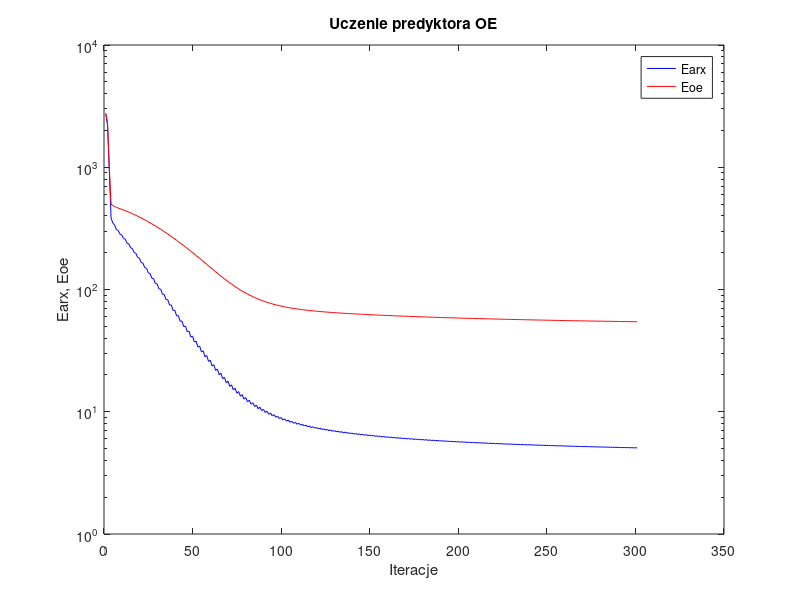
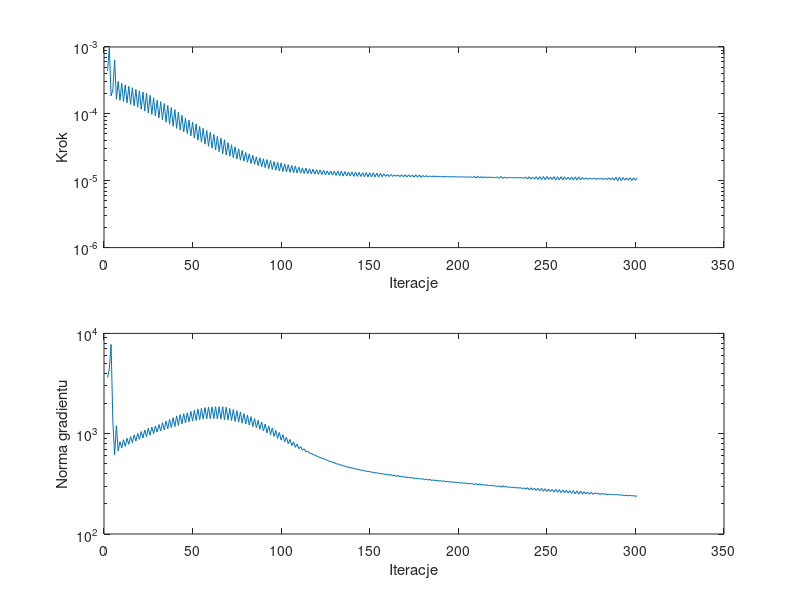

Recreate these plots in MATLAB, in order.
%uczenie predyktora oe
clear all;
n=0; farx(n+1)=2.706940e+003; foe(n+1)=2.785324e+003; wspucz(n+1)=0.000000e+000; ng(n+1)=0.000000e+000;
n=1; farx(n+1)=2.219504e+003; foe(n+1)=2.298324e+003; krok(n+1)=4.357003e-004; ng(n+1)=3.637486e+003;
n=2; farx(n+1)=9.375386e+002; foe(n+1)=9.914511e+002; krok(n+1)=9.854180e-004; ng(n+1)=4.410361e+003;
n=3; farx(n+1)=3.830087e+002; foe(n+1)=4.983616e+002; krok(n+1)=1.858107e-004; ng(n+1)=7.774522e+003;
n=4; farx(n+1)=3.500504e+002; foe(n+1)=4.859833e+002; krok(n+1)=2.288097e-004; ng(n+1)=1.311594e+003;
n=5; farx(n+1)=3.362148e+002; foe(n+1)=4.776387e+002; krok(n+1)=6.423816e-004; ng(n+1)=6.187097e+002;
n=6; farx(n+1)=3.084529e+002; foe(n+1)=4.694401e+002; krok(n+1)=1.654388e-004; ng(n+1)=1.204221e+003;
n=7; farx(n+1)=3.040571e+002; foe(n+1)=4.640887e+002; krok(n+1)=3.052463e-004; ng(n+1)=6.748132e+002;
n=8; farx(n+1)=2.839118e+002; foe(n+1)=4.584984e+002; krok(n+1)=1.592395e-004; ng(n+1)=8.340703e+002;
n=9; farx(n+1)=2.804252e+002; foe(n+1)=4.529882e+002; krok(n+1)=2.852289e-004; ng(n+1)=7.186786e+002;
n=10; farx(n+1)=2.611634e+002; foe(n+1)=4.471995e+002; krok(n+1)=1.526232e-004; ng(n+1)=8.709210e+002;
n=11; farx(n+1)=2.578449e+002; foe(n+1)=4.414455e+002; krok(n+1)=2.720095e-004; ng(n+1)=7.484794e+002;
n=12; farx(n+1)=2.395800e+002; foe(n+1)=4.354444e+002; krok(n+1)=1.460087e-004; ng(n+1)=9.015754e+002;
n=13; farx(n+1)=2.365921e+002; foe(n+1)=4.295000e+002; krok(n+1)=2.578918e-004; ng(n+1)=7.825796e+002;
n=14; farx(n+1)=2.193450e+002; foe(n+1)=4.232925e+002; krok(n+1)=1.387513e-004; ng(n+1)=9.371248e+002;
n=15; farx(n+1)=2.165934e+002; foe(n+1)=4.171435e+002; krok(n+1)=2.456358e-004; ng(n+1)=8.134727e+002;
n=16; farx(n+1)=2.003569e+002; foe(n+1)=4.107584e+002; krok(n+1)=1.316664e-004; ng(n+1)=9.732451e+002;
n=17; farx(n+1)=1.978747e+002; foe(n+1)=4.044379e+002; krok(n+1)=2.326282e-004; ng(n+1)=8.447841e+002;
n=18; farx(n+1)=1.826328e+002; foe(n+1)=3.979234e+002; krok(n+1)=1.251495e-004; ng(n+1)=1.006251e+003;
n=19; farx(n+1)=1.804973e+002; foe(n+1)=3.914892e+002; krok(n+1)=2.215284e-004; ng(n+1)=8.791035e+002;
n=20; farx(n+1)=1.662096e+002; foe(n+1)=3.848081e+002; krok(n+1)=1.172640e-004; ng(n+1)=1.049948e+003;
n=21; farx(n+1)=1.642441e+002; foe(n+1)=3.782131e+002; krok(n+1)=2.119010e-004; ng(n+1)=9.067250e+002;
n=22; farx(n+1)=1.509444e+002; foe(n+1)=3.714357e+002; krok(n+1)=1.098766e-004; ng(n+1)=1.088890e+003;
n=23; farx(n+1)=1.491492e+002; foe(n+1)=3.646980e+002; krok(n+1)=2.039564e-004; ng(n+1)=9.334923e+002;
n=24; farx(n+1)=1.366677e+002; foe(n+1)=3.578102e+002; krok(n+1)=1.032284e-004; ng(n+1)=1.134636e+003;
n=25; farx(n+1)=1.352400e+002; foe(n+1)=3.510757e+002; krok(n+1)=1.891762e-004; ng(n+1)=9.673186e+002;
n=26; farx(n+1)=1.236544e+002; foe(n+1)=3.442223e+002; krok(n+1)=9.776439e-005; ng(n+1)=1.163632e+003;
n=27; farx(n+1)=1.225855e+002; foe(n+1)=3.375371e+002; krok(n+1)=1.736749e-004; ng(n+1)=1.001442e+003;
n=28; farx(n+1)=1.118683e+002; foe(n+1)=3.307806e+002; krok(n+1)=9.290537e-005; ng(n+1)=1.191830e+003;
n=29; farx(n+1)=1.111532e+002; foe(n+1)=3.241828e+002; krok(n+1)=1.602589e-004; ng(n+1)=1.036834e+003;
n=30; farx(n+1)=1.012812e+002; foe(n+1)=3.174884e+002; krok(n+1)=8.683747e-005; ng(n+1)=1.234724e+003;
n=31; farx(n+1)=1.007112e+002; foe(n+1)=3.108695e+002; krok(n+1)=1.526232e-004; ng(n+1)=1.062856e+003;
n=32; farx(n+1)=9.153515e+001; foe(n+1)=3.041842e+002; krok(n+1)=8.083878e-005; ng(n+1)=1.288309e+003;
n=33; farx(n+1)=9.116622e+001; foe(n+1)=2.976161e+002; krok(n+1)=1.429723e-004; ng(n+1)=1.092507e+003;
n=34; farx(n+1)=8.268397e+001; foe(n+1)=2.909931e+002; krok(n+1)=7.528795e-005; ng(n+1)=1.337162e+003;
n=35; farx(n+1)=8.248672e+001; foe(n+1)=2.844844e+002; krok(n+1)=1.340573e-004; ng(n+1)=1.121037e+003;
n=36; farx(n+1)=7.464336e+001; foe(n+1)=2.779323e+002; krok(n+1)=7.002552e-005; ng(n+1)=1.390032e+003;
n=37; farx(n+1)=7.460553e+001; foe(n+1)=2.715123e+002; krok(n+1)=1.245462e-004; ng(n+1)=1.149770e+003;
n=38; farx(n+1)=6.738555e+001; foe(n+1)=2.650794e+002; krok(n+1)=6.524052e-005; ng(n+1)=1.444494e+003;
n=39; farx(n+1)=6.749492e+001; foe(n+1)=2.587663e+002; krok(n+1)=1.161197e-004; ng(n+1)=1.179061e+003;
n=40; farx(n+1)=6.082821e+001; foe(n+1)=2.524359e+002; krok(n+1)=6.060680e-005; ng(n+1)=1.506039e+003;
n=41; farx(n+1)=6.106052e+001; foe(n+1)=2.462578e+002; krok(n+1)=1.067624e-004; ng(n+1)=1.209969e+003;
n=42; farx(n+1)=5.489937e+001; foe(n+1)=2.401068e+002; krok(n+1)=5.720244e-005; ng(n+1)=1.552183e+003;
n=43; farx(n+1)=5.532418e+001; foe(n+1)=2.341881e+002; krok(n+1)=9.531131e-005; ng(n+1)=1.248691e+003;
n=44; farx(n+1)=4.970397e+001; foe(n+1)=2.282688e+002; krok(n+1)=5.378705e-005; ng(n+1)=1.583759e+003;
n=45; farx(n+1)=5.019994e+001; foe(n+1)=2.225214e+002; krok(n+1)=8.683747e-005; ng(n+1)=1.279192e+003;
n=46; farx(n+1)=4.506689e+001; foe(n+1)=2.168286e+002; krok(n+1)=5.059212e-005; ng(n+1)=1.614710e+003;
n=47; farx(n+1)=4.564773e+001; foe(n+1)=2.112696e+002; krok(n+1)=8.074766e-005; ng(n+1)=1.311802e+003;
n=48; farx(n+1)=4.092424e+001; foe(n+1)=2.057195e+002; krok(n+1)=4.673612e-005; ng(n+1)=1.672847e+003;
n=49; farx(n+1)=4.151790e+001; foe(n+1)=2.003157e+002; krok(n+1)=7.514290e-005; ng(n+1)=1.336128e+003;
n=50; farx(n+1)=3.720639e+001; foe(n+1)=1.949691e+002; krok(n+1)=4.341873e-005; ng(n+1)=1.713073e+003;
n=51; farx(n+1)=3.781429e+001; foe(n+1)=1.897351e+002; krok(n+1)=7.070744e-005; ng(n+1)=1.356567e+003;
n=52; farx(n+1)=3.383776e+001; foe(n+1)=1.845650e+002; krok(n+1)=4.037383e-005; ng(n+1)=1.764055e+003;
n=53; farx(n+1)=3.447111e+001; foe(n+1)=1.795667e+002; krok(n+1)=6.490171e-005; ng(n+1)=1.381324e+003;
n=54; farx(n+1)=3.085466e+001; foe(n+1)=1.746470e+002; krok(n+1)=3.773938e-005; ng(n+1)=1.788197e+003;
n=55; farx(n+1)=3.149014e+001; foe(n+1)=1.698652e+002; krok(n+1)=6.069150e-005; ng(n+1)=1.396006e+003;
n=56; farx(n+1)=2.817818e+001; foe(n+1)=1.651703e+002; krok(n+1)=3.519674e-005; ng(n+1)=1.820941e+003;
n=57; farx(n+1)=2.881864e+001; foe(n+1)=1.606337e+002; krok(n+1)=5.658127e-005; ng(n+1)=1.408728e+003;
n=58; farx(n+1)=2.580199e+001; foe(n+1)=1.561781e+002; krok(n+1)=3.273007e-005; ng(n+1)=1.846434e+003;
n=59; farx(n+1)=2.641483e+001; foe(n+1)=1.518689e+002; krok(n+1)=5.294446e-005; ng(n+1)=1.410155e+003;
n=60; farx(n+1)=2.366790e+001; foe(n+1)=1.476833e+002; krok(n+1)=3.076914e-005; ng(n+1)=1.855828e+003;
n=61; farx(n+1)=2.427698e+001; foe(n+1)=1.436487e+002; krok(n+1)=4.924301e-005; ng(n+1)=1.414168e+003;
n=62; farx(n+1)=2.178464e+001; foe(n+1)=1.397286e+002; krok(n+1)=2.877521e-005; ng(n+1)=1.862324e+003;
n=63; farx(n+1)=2.236431e+001; foe(n+1)=1.359443e+002; krok(n+1)=4.621295e-005; ng(n+1)=1.405731e+003;
n=64; farx(n+1)=2.009728e+001; foe(n+1)=1.322995e+002; krok(n+1)=2.714975e-005; ng(n+1)=1.858178e+003;
n=65; farx(n+1)=2.067207e+001; foe(n+1)=1.288014e+002; krok(n+1)=4.334515e-005; ng(n+1)=1.399659e+003;
n=66; farx(n+1)=1.861715e+001; foe(n+1)=1.254091e+002; krok(n+1)=2.529606e-005; ng(n+1)=1.859262e+003;
n=67; farx(n+1)=1.914785e+001; foe(n+1)=1.221528e+002; krok(n+1)=4.095955e-005; ng(n+1)=1.376159e+003;
n=68; farx(n+1)=1.727198e+001; foe(n+1)=1.190405e+002; krok(n+1)=2.418894e-005; ng(n+1)=1.836690e+003;
n=69; farx(n+1)=1.779529e+001; foe(n+1)=1.161003e+002; krok(n+1)=3.705547e-005; ng(n+1)=1.370635e+003;
n=70; farx(n+1)=1.611129e+001; foe(n+1)=1.132879e+002; krok(n+1)=2.322634e-005; ng(n+1)=1.785122e+003;
n=71; farx(n+1)=1.661091e+001; foe(n+1)=1.106146e+002; krok(n+1)=3.444097e-005; ng(n+1)=1.350256e+003;
n=72; farx(n+1)=1.508950e+001; foe(n+1)=1.080635e+002; krok(n+1)=2.219138e-005; ng(n+1)=1.743560e+003;
n=73; farx(n+1)=1.556332e+001; foe(n+1)=1.056415e+002; krok(n+1)=3.217628e-005; ng(n+1)=1.324464e+003;
n=74; farx(n+1)=1.418811e+001; foe(n+1)=1.033348e+002; krok(n+1)=2.122479e-005; ng(n+1)=1.698700e+003;
n=75; farx(n+1)=1.463376e+001; foe(n+1)=1.011493e+002; krok(n+1)=3.008156e-005; ng(n+1)=1.303035e+003;
n=76; farx(n+1)=1.339581e+001; foe(n+1)=9.907437e+001; krok(n+1)=2.031935e-005; ng(n+1)=1.646048e+003;
n=77; farx(n+1)=1.380937e+001; foe(n+1)=9.710471e+001; krok(n+1)=2.832743e-005; ng(n+1)=1.274096e+003;
n=78; farx(n+1)=1.268821e+001; foe(n+1)=9.524412e+001; krok(n+1)=1.961815e-005; ng(n+1)=1.590111e+003;
n=79; farx(n+1)=1.307893e+001; foe(n+1)=9.348498e+001; krok(n+1)=2.647223e-005; ng(n+1)=1.251040e+003;
n=80; farx(n+1)=1.206720e+001; foe(n+1)=9.182191e+001; krok(n+1)=1.892913e-005; ng(n+1)=1.529983e+003;
n=81; farx(n+1)=1.243459e+001; foe(n+1)=9.024947e+001; krok(n+1)=2.518354e-005; ng(n+1)=1.219988e+003;
n=82; farx(n+1)=1.152015e+001; foe(n+1)=8.875938e+001; krok(n+1)=1.808278e-005; ng(n+1)=1.479503e+003;
n=83; farx(n+1)=1.185490e+001; foe(n+1)=8.735198e+001; krok(n+1)=2.394830e-005; ng(n+1)=1.180460e+003;
n=84; farx(n+1)=1.102674e+001; foe(n+1)=8.602734e+001; krok(n+1)=1.760998e-005; ng(n+1)=1.413902e+003;
n=85; farx(n+1)=1.134355e+001; foe(n+1)=8.477838e+001; krok(n+1)=2.277170e-005; ng(n+1)=1.150200e+003;
n=86; farx(n+1)=1.059505e+001; foe(n+1)=8.359677e+001; krok(n+1)=1.689172e-005; ng(n+1)=1.359192e+003;
n=87; farx(n+1)=1.088636e+001; foe(n+1)=8.248210e+001; krok(n+1)=2.206044e-005; ng(n+1)=1.106356e+003;
n=88; farx(n+1)=1.020777e+001; foe(n+1)=8.142861e+001; krok(n+1)=1.622915e-005; ng(n+1)=1.305829e+003;
n=89; farx(n+1)=1.047520e+001; foe(n+1)=8.043580e+001; krok(n+1)=2.132008e-005; ng(n+1)=1.063020e+003;
n=90; farx(n+1)=9.860256e+000; foe(n+1)=7.949914e+001; krok(n+1)=1.568168e-005; ng(n+1)=1.248125e+003;
n=91; farx(n+1)=1.010747e+001; foe(n+1)=7.861592e+001; krok(n+1)=2.071564e-005; ng(n+1)=1.020299e+003;
n=92; farx(n+1)=9.547219e+000; foe(n+1)=7.778175e+001; krok(n+1)=1.516275e-005; ng(n+1)=1.194878e+003;
n=93; farx(n+1)=9.775861e+000; foe(n+1)=7.699696e+001; krok(n+1)=2.006817e-005; ng(n+1)=9.791668e+002;
n=94; farx(n+1)=9.264729e+000; foe(n+1)=7.625522e+001; krok(n+1)=1.476011e-005; ng(n+1)=1.138850e+003;
n=95; farx(n+1)=9.476342e+000; foe(n+1)=7.555848e+001; krok(n+1)=1.933505e-005; ng(n+1)=9.407910e+002;
n=96; farx(n+1)=9.012552e+000; foe(n+1)=7.489995e+001; krok(n+1)=1.438760e-005; ng(n+1)=1.079507e+003;
n=97; farx(n+1)=9.208188e+000; foe(n+1)=7.427857e+001; krok(n+1)=1.895466e-005; ng(n+1)=8.992152e+002;
n=98; farx(n+1)=8.782781e+000; foe(n+1)=7.369053e+001; krok(n+1)=1.400116e-005; ng(n+1)=1.030184e+003;
n=99; farx(n+1)=8.964241e+000; foe(n+1)=7.313675e+001; krok(n+1)=1.843594e-005; ng(n+1)=8.616973e+002;
n=100; farx(n+1)=8.574060e+000; foe(n+1)=7.261219e+001; krok(n+1)=1.372904e-005; ng(n+1)=9.776191e+002;
n=101; farx(n+1)=8.742814e+000; foe(n+1)=7.211801e+001; krok(n+1)=1.788662e-005; ng(n+1)=8.266762e+002;
n=102; farx(n+1)=8.384496e+000; foe(n+1)=7.164947e+001; krok(n+1)=1.351677e-005; ng(n+1)=9.253494e+002;
n=103; farx(n+1)=8.541875e+000; foe(n+1)=7.120724e+001; krok(n+1)=1.738167e-005; ng(n+1)=7.932311e+002;
n=104; farx(n+1)=8.211425e+000; foe(n+1)=7.078740e+001; krok(n+1)=1.334881e-005; ng(n+1)=8.758799e+002;
n=105; farx(n+1)=8.359057e+000; foe(n+1)=7.039066e+001; krok(n+1)=1.689172e-005; ng(n+1)=7.624092e+002;
n=106; farx(n+1)=8.054457e+000; foe(n+1)=7.001309e+001; krok(n+1)=1.315377e-005; ng(n+1)=8.293066e+002;
n=107; farx(n+1)=8.193021e+000; foe(n+1)=6.965502e+001; krok(n+1)=1.663384e-005; ng(n+1)=7.313138e+002;
n=108; farx(n+1)=7.907841e+000; foe(n+1)=6.931324e+001; krok(n+1)=1.302585e-005; ng(n+1)=7.902539e+002;
n=109; farx(n+1)=8.038844e+000; foe(n+1)=6.899034e+001; krok(n+1)=1.597838e-005; ng(n+1)=7.089939e+002;
n=110; farx(n+1)=7.774436e+000; foe(n+1)=6.868152e+001; krok(n+1)=1.302585e-005; ng(n+1)=7.434062e+002;
n=111; farx(n+1)=7.898793e+000; foe(n+1)=6.838833e+001; krok(n+1)=1.558957e-005; ng(n+1)=6.860307e+002;
n=112; farx(n+1)=7.653350e+000; foe(n+1)=6.810694e+001; krok(n+1)=1.283755e-005; ng(n+1)=7.059111e+002;
n=113; farx(n+1)=7.769614e+000; foe(n+1)=6.783854e+001; krok(n+1)=1.539716e-005; ng(n+1)=6.592923e+002;
n=114; farx(n+1)=7.539504e+000; foe(n+1)=6.758096e+001; krok(n+1)=1.274425e-005; ng(n+1)=6.713981e+002;
n=115; farx(n+1)=7.649986e+000; foe(n+1)=6.733489e+001; krok(n+1)=1.507081e-005; ng(n+1)=6.381986e+002;
n=116; farx(n+1)=7.434110e+000; foe(n+1)=6.709815e+001; krok(n+1)=1.266631e-005; ng(n+1)=6.382419e+002;
n=117; farx(n+1)=7.539468e+000; foe(n+1)=6.687136e+001; krok(n+1)=1.484241e-005; ng(n+1)=6.176892e+002;
n=118; farx(n+1)=7.336028e+000; foe(n+1)=6.665252e+001; krok(n+1)=1.255575e-005; ng(n+1)=6.120649e+002;
n=119; farx(n+1)=7.436425e+000; foe(n+1)=6.644249e+001; krok(n+1)=1.461294e-005; ng(n+1)=5.981745e+002;
n=120; farx(n+1)=7.244637e+000; foe(n+1)=6.623940e+001; krok(n+1)=1.246120e-005; ng(n+1)=5.887287e+002;
n=121; farx(n+1)=7.340656e+000; foe(n+1)=6.604391e+001; krok(n+1)=1.447119e-005; ng(n+1)=5.792770e+002;
n=122; farx(n+1)=7.158088e+000; foe(n+1)=6.585443e+001; krok(n+1)=1.240203e-005; ng(n+1)=5.685443e+002;
n=123; farx(n+1)=7.251416e+000; foe(n+1)=6.567199e+001; krok(n+1)=1.430061e-005; ng(n+1)=5.642631e+002;
n=124; farx(n+1)=7.078166e+000; foe(n+1)=6.549426e+001; krok(n+1)=1.222055e-005; ng(n+1)=5.511750e+002;
n=125; farx(n+1)=7.166088e+000; foe(n+1)=6.532281e+001; krok(n+1)=1.404624e-005; ng(n+1)=5.462503e+002;
n=126; farx(n+1)=7.002006e+000; foe(n+1)=6.515618e+001; krok(n+1)=1.229246e-005; ng(n+1)=5.285095e+002;
n=127; farx(n+1)=7.087660e+000; foe(n+1)=6.499471e+001; krok(n+1)=1.395478e-005; ng(n+1)=5.324411e+002;
n=128; farx(n+1)=6.931191e+000; foe(n+1)=6.483713e+001; krok(n+1)=1.209645e-005; ng(n+1)=5.145787e+002;
n=129; farx(n+1)=7.013139e+000; foe(n+1)=6.468416e+001; krok(n+1)=1.390431e-005; ng(n+1)=5.162300e+002;
n=130; farx(n+1)=6.864101e+000; foe(n+1)=6.453482e+001; krok(n+1)=1.197415e-005; ng(n+1)=4.994161e+002;
n=131; farx(n+1)=6.943233e+000; foe(n+1)=6.438939e+001; krok(n+1)=1.393983e-005; ng(n+1)=5.012556e+002;
n=132; farx(n+1)=6.799681e+000; foe(n+1)=6.424714e+001; krok(n+1)=1.186082e-005; ng(n+1)=4.876760e+002;
n=133; farx(n+1)=6.876771e+000; foe(n+1)=6.410870e+001; krok(n+1)=1.384553e-005; ng(n+1)=4.897286e+002;
n=134; farx(n+1)=6.739326e+000; foe(n+1)=6.397291e+001; krok(n+1)=1.171829e-005; ng(n+1)=4.760518e+002;
n=135; farx(n+1)=6.813011e+000; foe(n+1)=6.384044e+001; krok(n+1)=1.373458e-005; ng(n+1)=4.763287e+002;
n=136; farx(n+1)=6.680630e+000; foe(n+1)=6.371078e+001; krok(n+1)=1.178746e-005; ng(n+1)=4.633267e+002;
n=137; farx(n+1)=6.753089e+000; foe(n+1)=6.358412e+001; krok(n+1)=1.355752e-005; ng(n+1)=4.683227e+002;
n=138; farx(n+1)=6.625589e+000; foe(n+1)=6.345974e+001; krok(n+1)=1.171829e-005; ng(n+1)=4.538961e+002;
n=139; farx(n+1)=6.696225e+000; foe(n+1)=6.333807e+001; krok(n+1)=1.351677e-005; ng(n+1)=4.582438e+002;
n=140; farx(n+1)=6.573233e+000; foe(n+1)=6.321839e+001; krok(n+1)=1.161523e-005; ng(n+1)=4.466367e+002;
n=141; farx(n+1)=6.641784e+000; foe(n+1)=6.310120e+001; krok(n+1)=1.346311e-005; ng(n+1)=4.481689e+002;
n=142; farx(n+1)=6.522535e+000; foe(n+1)=6.298590e+001; krok(n+1)=1.161317e-005; ng(n+1)=4.390288e+002;
n=143; farx(n+1)=6.589841e+000; foe(n+1)=6.287300e+001; krok(n+1)=1.331856e-005; ng(n+1)=4.414162e+002;
n=144; farx(n+1)=6.474520e+000; foe(n+1)=6.276172e+001; krok(n+1)=1.157184e-005; ng(n+1)=4.317899e+002;
n=145; farx(n+1)=6.540147e+000; foe(n+1)=6.265262e+001; krok(n+1)=1.322977e-005; ng(n+1)=4.335095e+002;
n=146; farx(n+1)=6.428798e+000; foe(n+1)=6.254504e+001; krok(n+1)=1.151293e-005; ng(n+1)=4.247736e+002;
n=147; farx(n+1)=6.492892e+000; foe(n+1)=6.243936e+001; krok(n+1)=1.324381e-005; ng(n+1)=4.253852e+002;
n=148; farx(n+1)=6.384615e+000; foe(n+1)=6.233507e+001; krok(n+1)=1.144248e-005; ng(n+1)=4.193552e+002;
n=149; farx(n+1)=6.447388e+000; foe(n+1)=6.223266e+001; krok(n+1)=1.317649e-005; ng(n+1)=4.190800e+002;
n=150; farx(n+1)=6.342554e+000; foe(n+1)=6.213151e+001; krok(n+1)=1.136531e-005; ng(n+1)=4.134786e+002;
n=151; farx(n+1)=6.403650e+000; foe(n+1)=6.203202e+001; krok(n+1)=1.315377e-005; ng(n+1)=4.118703e+002;
n=152; farx(n+1)=6.301357e+000; foe(n+1)=6.193381e+001; krok(n+1)=1.138585e-005; ng(n+1)=4.077082e+002;
n=153; farx(n+1)=6.361713e+000; foe(n+1)=6.183729e+001; krok(n+1)=1.302585e-005; ng(n+1)=4.077494e+002;
n=154; farx(n+1)=6.262514e+000; foe(n+1)=6.174181e+001; krok(n+1)=1.131276e-005; ng(n+1)=4.024442e+002;
n=155; farx(n+1)=6.320828e+000; foe(n+1)=6.164786e+001; krok(n+1)=1.290553e-005; ng(n+1)=4.011327e+002;
n=156; farx(n+1)=6.223864e+000; foe(n+1)=6.155514e+001; krok(n+1)=1.148266e-005; ng(n+1)=3.952923e+002;
n=157; farx(n+1)=6.281588e+000; foe(n+1)=6.146392e+001; krok(n+1)=1.259797e-005; ng(n+1)=3.995777e+002;
n=158; farx(n+1)=6.187036e+000; foe(n+1)=6.137374e+001; krok(n+1)=1.161317e-005; ng(n+1)=3.886156e+002;
n=159; farx(n+1)=6.244286e+000; foe(n+1)=6.128496e+001; krok(n+1)=1.245057e-005; ng(n+1)=3.969375e+002;
n=160; farx(n+1)=6.152384e+000; foe(n+1)=6.119707e+001; krok(n+1)=1.155377e-005; ng(n+1)=3.841947e+002;
n=161; farx(n+1)=6.208173e+000; foe(n+1)=6.111046e+001; krok(n+1)=1.240823e-005; ng(n+1)=3.912339e+002;
n=162; farx(n+1)=6.118215e+000; foe(n+1)=6.102476e+001; krok(n+1)=1.161317e-005; ng(n+1)=3.794204e+002;
n=163; farx(n+1)=6.173135e+000; foe(n+1)=6.094032e+001; krok(n+1)=1.221743e-005; ng(n+1)=3.885065e+002;
n=164; farx(n+1)=6.085637e+000; foe(n+1)=6.085672e+001; krok(n+1)=1.165597e-005; ng(n+1)=3.739854e+002;
n=165; farx(n+1)=6.139881e+000; foe(n+1)=6.077428e+001; krok(n+1)=1.222055e-005; ng(n+1)=3.843194e+002;
n=166; farx(n+1)=6.054683e+000; foe(n+1)=6.069260e+001; krok(n+1)=1.150792e-005; ng(n+1)=3.712399e+002;
n=167; farx(n+1)=6.107528e+000; foe(n+1)=6.061201e+001; krok(n+1)=1.227270e-005; ng(n+1)=3.780930e+002;
n=168; farx(n+1)=6.024477e+000; foe(n+1)=6.053218e+001; krok(n+1)=1.143043e-005; ng(n+1)=3.678336e+002;
n=169; farx(n+1)=6.076229e+000; foe(n+1)=6.045339e+001; krok(n+1)=1.229246e-005; ng(n+1)=3.730031e+002;
n=170; farx(n+1)=5.994983e+000; foe(n+1)=6.037534e+001; krok(n+1)=1.138543e-005; ng(n+1)=3.646111e+002;
n=171; farx(n+1)=6.045844e+000; foe(n+1)=6.029830e+001; krok(n+1)=1.225575e-005; ng(n+1)=3.690453e+002;
n=172; farx(n+1)=5.966212e+000; foe(n+1)=6.022198e+001; krok(n+1)=1.138585e-005; ng(n+1)=3.611557e+002;
n=173; farx(n+1)=6.016309e+000; foe(n+1)=6.014666e+001; krok(n+1)=1.216245e-005; ng(n+1)=3.660464e+002;
n=174; farx(n+1)=5.938871e+000; foe(n+1)=6.007201e+001; krok(n+1)=1.132635e-005; ng(n+1)=3.574301e+002;
n=175; farx(n+1)=5.987890e+000; foe(n+1)=5.999826e+001; krok(n+1)=1.221743e-005; ng(n+1)=3.608798e+002;
n=176; farx(n+1)=5.912018e+000; foe(n+1)=5.992518e+001; krok(n+1)=1.127096e-005; ng(n+1)=3.551871e+002;
n=177; farx(n+1)=5.960333e+000; foe(n+1)=5.985300e+001; krok(n+1)=1.222055e-005; ng(n+1)=3.572020e+002;
n=178; farx(n+1)=5.885620e+000; foe(n+1)=5.978142e+001; krok(n+1)=1.126542e-005; ng(n+1)=3.531008e+002;
n=179; farx(n+1)=5.932817e+000; foe(n+1)=5.971080e+001; krok(n+1)=1.197415e-005; ng(n+1)=3.550815e+002;
n=180; farx(n+1)=5.860030e+000; foe(n+1)=5.964083e+001; krok(n+1)=1.142512e-005; ng(n+1)=3.471573e+002;
n=181; farx(n+1)=5.906855e+000; foe(n+1)=5.957169e+001; krok(n+1)=1.191391e-005; ng(n+1)=3.529991e+002;
n=182; farx(n+1)=5.835418e+000; foe(n+1)=5.950314e+001; krok(n+1)=1.138585e-005; ng(n+1)=3.450228e+002;
n=183; farx(n+1)=5.881326e+000; foe(n+1)=5.943542e+001; krok(n+1)=1.182351e-005; ng(n+1)=3.499196e+002;
n=184; farx(n+1)=5.811601e+000; foe(n+1)=5.936827e+001; krok(n+1)=1.139931e-005; ng(n+1)=3.413825e+002;
n=185; farx(n+1)=5.856754e+000; foe(n+1)=5.930191e+001; krok(n+1)=1.181238e-005; ng(n+1)=3.464753e+002;
n=186; farx(n+1)=5.788286e+000; foe(n+1)=5.923611e+001; krok(n+1)=1.138437e-005; ng(n+1)=3.393699e+002;
n=187; farx(n+1)=5.832642e+000; foe(n+1)=5.917107e+001; krok(n+1)=1.171829e-005; ng(n+1)=3.438191e+002;
n=188; farx(n+1)=5.765491e+000; foe(n+1)=5.910658e+001; krok(n+1)=1.144248e-005; ng(n+1)=3.361527e+002;
n=189; farx(n+1)=5.809389e+000; foe(n+1)=5.904283e+001; krok(n+1)=1.165470e-005; ng(n+1)=3.417820e+002;
n=190; farx(n+1)=5.743529e+000; foe(n+1)=5.897960e+001; krok(n+1)=1.141354e-005; ng(n+1)=3.341195e+002;
n=191; farx(n+1)=5.786679e+000; foe(n+1)=5.891709e+001; krok(n+1)=1.161317e-005; ng(n+1)=3.387860e+002;
n=192; farx(n+1)=5.722359e+000; foe(n+1)=5.885509e+001; krok(n+1)=1.136531e-005; ng(n+1)=3.316630e+002;
n=193; farx(n+1)=5.764574e+000; foe(n+1)=5.879377e+001; krok(n+1)=1.161523e-005; ng(n+1)=3.348579e+002;
n=194; farx(n+1)=5.701364e+000; foe(n+1)=5.873296e+001; krok(n+1)=1.138437e-005; ng(n+1)=3.292884e+002;
n=195; farx(n+1)=5.742922e+000; foe(n+1)=5.867282e+001; krok(n+1)=1.151293e-005; ng(n+1)=3.327862e+002;
n=196; farx(n+1)=5.680875e+000; foe(n+1)=5.861316e+001; krok(n+1)=1.144248e-005; ng(n+1)=3.262198e+002;
n=197; farx(n+1)=5.721963e+000; foe(n+1)=5.855416e+001; krok(n+1)=1.144248e-005; ng(n+1)=3.309353e+002;
n=198; farx(n+1)=5.661121e+000; foe(n+1)=5.849562e+001; krok(n+1)=1.142338e-005; ng(n+1)=3.240041e+002;
n=199; farx(n+1)=5.701426e+000; foe(n+1)=5.843773e+001; krok(n+1)=1.138543e-005; ng(n+1)=3.280898e+002;
n=200; farx(n+1)=5.641876e+000; foe(n+1)=5.838028e+001; krok(n+1)=1.143043e-005; ng(n+1)=3.211715e+002;
n=201; farx(n+1)=5.681695e+000; foe(n+1)=5.832345e+001; krok(n+1)=1.141354e-005; ng(n+1)=3.252173e+002;
n=202; farx(n+1)=5.622960e+000; foe(n+1)=5.826706e+001; krok(n+1)=1.138585e-005; ng(n+1)=3.201466e+002;
n=203; farx(n+1)=5.662089e+000; foe(n+1)=5.821128e+001; krok(n+1)=1.131276e-005; ng(n+1)=3.231286e+002;
n=204; farx(n+1)=5.604711e+000; foe(n+1)=5.815592e+001; krok(n+1)=1.139931e-005; ng(n+1)=3.169571e+002;
n=205; farx(n+1)=5.643231e+000; foe(n+1)=5.810114e+001; krok(n+1)=1.133131e-005; ng(n+1)=3.200356e+002;
n=206; farx(n+1)=5.586662e+000; foe(n+1)=5.804679e+001; krok(n+1)=1.138585e-005; ng(n+1)=3.154590e+002;
n=207; farx(n+1)=5.624310e+000; foe(n+1)=5.799300e+001; krok(n+1)=1.115447e-005; ng(n+1)=3.182162e+002;
n=208; farx(n+1)=5.568626e+000; foe(n+1)=5.793960e+001; krok(n+1)=1.161317e-005; ng(n+1)=3.108158e+002;
n=209; farx(n+1)=5.606018e+000; foe(n+1)=5.788673e+001; krok(n+1)=1.095389e-005; ng(n+1)=3.185476e+002;
n=210; farx(n+1)=5.551345e+000; foe(n+1)=5.783424e+001; krok(n+1)=1.171380e-005; ng(n+1)=3.074033e+002;
n=211; farx(n+1)=5.588598e+000; foe(n+1)=5.778229e+001; krok(n+1)=1.095376e-005; ng(n+1)=3.171201e+002;
n=212; farx(n+1)=5.535167e+000; foe(n+1)=5.773076e+001; krok(n+1)=1.151293e-005; ng(n+1)=3.068563e+002;
n=213; farx(n+1)=5.571474e+000; foe(n+1)=5.767977e+001; krok(n+1)=1.106017e-005; ng(n+1)=3.120617e+002;
n=214; farx(n+1)=5.518789e+000; foe(n+1)=5.762916e+001; krok(n+1)=1.148266e-005; ng(n+1)=3.055655e+002;
n=215; farx(n+1)=5.554551e+000; foe(n+1)=5.757904e+001; krok(n+1)=1.099167e-005; ng(n+1)=3.101282e+002;
n=216; farx(n+1)=5.503143e+000; foe(n+1)=5.752930e+001; krok(n+1)=1.143043e-005; ng(n+1)=3.030770e+002;
n=217; farx(n+1)=5.538325e+000; foe(n+1)=5.748007e+001; krok(n+1)=1.109569e-005; ng(n+1)=3.062774e+002;
n=218; farx(n+1)=5.487622e+000; foe(n+1)=5.743120e+001; krok(n+1)=1.133131e-005; ng(n+1)=3.026158e+002;
n=219; farx(n+1)=5.522286e+000; foe(n+1)=5.738281e+001; krok(n+1)=1.109569e-005; ng(n+1)=3.037245e+002;
n=220; farx(n+1)=5.473025e+000; foe(n+1)=5.733478e+001; krok(n+1)=1.115447e-005; ng(n+1)=3.010099e+002;
n=221; farx(n+1)=5.507081e+000; foe(n+1)=5.728722e+001; krok(n+1)=1.138585e-005; ng(n+1)=2.980244e+002;
n=222; farx(n+1)=5.458654e+000; foe(n+1)=5.723997e+001; krok(n+1)=1.085468e-005; ng(n+1)=3.025470e+002;
n=223; farx(n+1)=5.492021e+000; foe(n+1)=5.719315e+001; krok(n+1)=1.161317e-005; ng(n+1)=2.929646e+002;
n=224; farx(n+1)=5.443628e+000; foe(n+1)=5.714665e+001; krok(n+1)=1.083629e-005; ng(n+1)=3.029411e+002;
n=225; farx(n+1)=5.476670e+000; foe(n+1)=5.710066e+001; krok(n+1)=1.138585e-005; ng(n+1)=2.930668e+002;
n=226; farx(n+1)=5.429147e+000; foe(n+1)=5.705498e+001; krok(n+1)=1.095376e-005; ng(n+1)=2.992442e+002;
n=227; farx(n+1)=5.461468e+000; foe(n+1)=5.700977e+001; krok(n+1)=1.115447e-005; ng(n+1)=2.921180e+002;
n=228; farx(n+1)=5.415043e+000; foe(n+1)=5.696487e+001; krok(n+1)=1.112285e-005; ng(n+1)=2.943230e+002;
n=229; farx(n+1)=5.447160e+000; foe(n+1)=5.692040e+001; krok(n+1)=1.113124e-005; ng(n+1)=2.908371e+002;
n=230; farx(n+1)=5.401491e+000; foe(n+1)=5.687624e+001; krok(n+1)=1.104492e-005; ng(n+1)=2.932471e+002;
n=231; farx(n+1)=5.433004e+000; foe(n+1)=5.683249e+001; krok(n+1)=1.112285e-005; ng(n+1)=2.881153e+002;
n=232; farx(n+1)=5.388048e+000; foe(n+1)=5.678905e+001; krok(n+1)=1.106017e-005; ng(n+1)=2.911892e+002;
n=233; farx(n+1)=5.419216e+000; foe(n+1)=5.674601e+001; krok(n+1)=1.109569e-005; ng(n+1)=2.864285e+002;
n=234; farx(n+1)=5.374962e+000; foe(n+1)=5.670327e+001; krok(n+1)=1.103022e-005; ng(n+1)=2.896533e+002;
n=235; farx(n+1)=5.405730e+000; foe(n+1)=5.666092e+001; krok(n+1)=1.109569e-005; ng(n+1)=2.843110e+002;
n=236; farx(n+1)=5.362678e+000; foe(n+1)=5.661886e+001; krok(n+1)=1.085468e-005; ng(n+1)=2.882540e+002;
n=237; farx(n+1)=5.392908e+000; foe(n+1)=5.657716e+001; krok(n+1)=1.138585e-005; ng(n+1)=2.794634e+002;
n=238; farx(n+1)=5.350308e+000; foe(n+1)=5.653572e+001; krok(n+1)=1.063629e-005; ng(n+1)=2.895983e+002;
n=239; farx(n+1)=5.380029e+000; foe(n+1)=5.649464e+001; krok(n+1)=1.148266e-005; ng(n+1)=2.763855e+002;
n=240; farx(n+1)=5.337821e+000; foe(n+1)=5.645382e+001; krok(n+1)=1.061240e-005; ng(n+1)=2.888347e+002;
n=241; farx(n+1)=5.367175e+000; foe(n+1)=5.641341e+001; krok(n+1)=1.138585e-005; ng(n+1)=2.752104e+002;
n=242; farx(n+1)=5.326012e+000; foe(n+1)=5.637325e+001; krok(n+1)=1.055114e-005; ng(n+1)=2.864539e+002;
n=243; farx(n+1)=5.354781e+000; foe(n+1)=5.633342e+001; krok(n+1)=1.149974e-005; ng(n+1)=2.718019e+002;
n=244; farx(n+1)=5.314190e+000; foe(n+1)=5.629386e+001; krok(n+1)=1.048504e-005; ng(n+1)=2.855719e+002;
n=245; farx(n+1)=5.342612e+000; foe(n+1)=5.625464e+001; krok(n+1)=1.153689e-005; ng(n+1)=2.696791e+002;
n=246; farx(n+1)=5.302714e+000; foe(n+1)=5.621566e+001; krok(n+1)=1.039083e-005; ng(n+1)=2.846149e+002;
n=247; farx(n+1)=5.330515e+000; foe(n+1)=5.617700e+001; krok(n+1)=1.155324e-005; ng(n+1)=2.669247e+002;
n=248; farx(n+1)=5.291294e+000; foe(n+1)=5.613863e+001; krok(n+1)=1.039083e-005; ng(n+1)=2.825495e+002;
n=249; farx(n+1)=5.318747e+000; foe(n+1)=5.610056e+001; krok(n+1)=1.155324e-005; ng(n+1)=2.650774e+002;
n=250; farx(n+1)=5.279731e+000; foe(n+1)=5.606277e+001; krok(n+1)=1.046074e-005; ng(n+1)=2.811753e+002;
n=251; farx(n+1)=5.307100e+000; foe(n+1)=5.602534e+001; krok(n+1)=1.138585e-005; ng(n+1)=2.652387e+002;
n=252; farx(n+1)=5.269035e+000; foe(n+1)=5.598813e+001; krok(n+1)=1.039083e-005; ng(n+1)=2.789914e+002;
n=253; farx(n+1)=5.295917e+000; foe(n+1)=5.595120e+001; krok(n+1)=1.153689e-005; ng(n+1)=2.618929e+002;
n=254; farx(n+1)=5.258243e+000; foe(n+1)=5.591450e+001; krok(n+1)=1.031748e-005; ng(n+1)=2.786585e+002;
n=255; farx(n+1)=5.284717e+000; foe(n+1)=5.587813e+001; krok(n+1)=1.149974e-005; ng(n+1)=2.601536e+002;
n=256; farx(n+1)=5.247653e+000; foe(n+1)=5.584198e+001; krok(n+1)=1.031835e-005; ng(n+1)=2.767286e+002;
n=257; farx(n+1)=5.273776e+000; foe(n+1)=5.580614e+001; krok(n+1)=1.148323e-005; ng(n+1)=2.584352e+002;
n=258; farx(n+1)=5.237264e+000; foe(n+1)=5.577053e+001; krok(n+1)=1.030147e-005; ng(n+1)=2.752222e+002;
n=259; farx(n+1)=5.262946e+000; foe(n+1)=5.573521e+001; krok(n+1)=1.143043e-005; ng(n+1)=2.567069e+002;
n=260; farx(n+1)=5.226828e+000; foe(n+1)=5.570014e+001; krok(n+1)=1.038706e-005; ng(n+1)=2.730855e+002;
n=261; farx(n+1)=5.252277e+000; foe(n+1)=5.566538e+001; krok(n+1)=1.127096e-005; ng(n+1)=2.563761e+002;
n=262; farx(n+1)=5.216927e+000; foe(n+1)=5.563084e+001; krok(n+1)=1.039083e-005; ng(n+1)=2.706639e+002;
n=263; farx(n+1)=5.242155e+000; foe(n+1)=5.559656e+001; krok(n+1)=1.138585e-005; ng(n+1)=2.541225e+002;
n=264; farx(n+1)=5.207284e+000; foe(n+1)=5.556247e+001; krok(n+1)=1.023989e-005; ng(n+1)=2.707728e+002;
n=265; farx(n+1)=5.231961e+000; foe(n+1)=5.552863e+001; krok(n+1)=1.143043e-005; ng(n+1)=2.513672e+002;
n=266; farx(n+1)=5.197598e+000; foe(n+1)=5.549503e+001; krok(n+1)=1.023989e-005; ng(n+1)=2.691722e+002;
n=267; farx(n+1)=5.222025e+000; foe(n+1)=5.546167e+001; krok(n+1)=1.143043e-005; ng(n+1)=2.498562e+002;
n=268; farx(n+1)=5.187830e+000; foe(n+1)=5.542854e+001; krok(n+1)=1.029142e-005; ng(n+1)=2.681284e+002;
n=269; farx(n+1)=5.211870e+000; foe(n+1)=5.539571e+001; krok(n+1)=1.115447e-005; ng(n+1)=2.498607e+002;
n=270; farx(n+1)=5.178206e+000; foe(n+1)=5.536310e+001; krok(n+1)=1.051121e-005; ng(n+1)=2.642137e+002;
n=271; farx(n+1)=5.202199e+000; foe(n+1)=5.533077e+001; krok(n+1)=1.099884e-005; ng(n+1)=2.501469e+002;
n=272; farx(n+1)=5.169043e+000; foe(n+1)=5.529862e+001; krok(n+1)=1.052881e-005; ng(n+1)=2.624612e+002;
n=273; farx(n+1)=5.192708e+000; foe(n+1)=5.526673e+001; krok(n+1)=1.095389e-005; ng(n+1)=2.487169e+002;
n=274; farx(n+1)=5.159827e+000; foe(n+1)=5.523503e+001; krok(n+1)=1.061240e-005; ng(n+1)=2.608167e+002;
n=275; farx(n+1)=5.183076e+000; foe(n+1)=5.520360e+001; krok(n+1)=1.069939e-005; ng(n+1)=2.486908e+002;
n=276; farx(n+1)=5.150422e+000; foe(n+1)=5.517234e+001; krok(n+1)=1.095376e-005; ng(n+1)=2.570100e+002;
n=277; farx(n+1)=5.173885e+000; foe(n+1)=5.514129e+001; krok(n+1)=1.046074e-005; ng(n+1)=2.512956e+002;
n=278; farx(n+1)=5.142088e+000; foe(n+1)=5.511045e+001; krok(n+1)=1.085468e-005; ng(n+1)=2.552316e+002;
n=279; farx(n+1)=5.164961e+000; foe(n+1)=5.507985e+001; krok(n+1)=1.057446e-005; ng(n+1)=2.473524e+002;
n=280; farx(n+1)=5.133192e+000; foe(n+1)=5.504942e+001; krok(n+1)=1.095376e-005; ng(n+1)=2.542646e+002;
n=281; farx(n+1)=5.156028e+000; foe(n+1)=5.501920e+001; krok(n+1)=1.038706e-005; ng(n+1)=2.485754e+002;
n=282; farx(n+1)=5.124921e+000; foe(n+1)=5.498915e+001; krok(n+1)=1.095389e-005; ng(n+1)=2.521894e+002;
n=283; farx(n+1)=5.147311e+000; foe(n+1)=5.495935e+001; krok(n+1)=1.039083e-005; ng(n+1)=2.462489e+002;
n=284; farx(n+1)=5.116487e+000; foe(n+1)=5.492969e+001; krok(n+1)=1.103022e-005; ng(n+1)=2.506335e+002;
n=285; farx(n+1)=5.138717e+000; foe(n+1)=5.490025e+001; krok(n+1)=1.028980e-005; ng(n+1)=2.461464e+002;
n=286; farx(n+1)=5.108242e+000; foe(n+1)=5.487097e+001; krok(n+1)=1.109569e-005; ng(n+1)=2.489740e+002;
n=287; farx(n+1)=5.130206e+000; foe(n+1)=5.484190e+001; krok(n+1)=1.018440e-005; ng(n+1)=2.456455e+002;
n=288; farx(n+1)=5.099928e+000; foe(n+1)=5.481298e+001; krok(n+1)=1.126542e-005; ng(n+1)=2.469417e+002;
n=289; farx(n+1)=5.121719e+000; foe(n+1)=5.478422e+001; krok(n+1)=9.975945e-006; ng(n+1)=2.466100e+002;
n=290; farx(n+1)=5.092015e+000; foe(n+1)=5.475559e+001; krok(n+1)=1.138543e-005; ng(n+1)=2.441849e+002;
n=291; farx(n+1)=5.113675e+000; foe(n+1)=5.472719e+001; krok(n+1)=9.999543e-006; ng(n+1)=2.454274e+002;
n=292; farx(n+1)=5.084660e+000; foe(n+1)=5.469897e+001; krok(n+1)=1.115447e-005; ng(n+1)=2.438032e+002;
n=293; farx(n+1)=5.105904e+000; foe(n+1)=5.467101e+001; krok(n+1)=1.022121e-005; ng(n+1)=2.410035e+002;
n=294; farx(n+1)=5.077000e+000; foe(n+1)=5.464320e+001; krok(n+1)=1.103022e-005; ng(n+1)=2.443977e+002;
n=295; farx(n+1)=5.097981e+000; foe(n+1)=5.461559e+001; krok(n+1)=1.017076e-005; ng(n+1)=2.399563e+002;
n=296; farx(n+1)=5.069370e+000; foe(n+1)=5.458812e+001; krok(n+1)=1.109569e-005; ng(n+1)=2.428843e+002;
n=297; farx(n+1)=5.090200e+000; foe(n+1)=5.456082e+001; krok(n+1)=1.010255e-005; ng(n+1)=2.395838e+002;
n=298; farx(n+1)=5.062111e+000; foe(n+1)=5.453369e+001; krok(n+1)=1.104522e-005; ng(n+1)=2.415573e+002;
n=299; farx(n+1)=5.082647e+000; foe(n+1)=5.450675e+001; krok(n+1)=1.017255e-005; ng(n+1)=2.372297e+002;
n=300; farx(n+1)=5.054827e+000; foe(n+1)=5.447996e+001; krok(n+1)=1.099167e-005; ng(n+1)=2.410575e+002;

figure; semilogy(farx,'b'); hold on; semilogy(foe,'r'); xlabel('Iteracje'); ylabel('Earx, Eoe'); legend('Earx','Eoe'); title('Uczenie predyktora OE');
figure; subplot(2,1,1); semilogy(krok); xlabel('Iteracje'); ylabel('Krok');
subplot(2,1,2); semilogy(ng); xlabel('Iteracje'); ylabel('Norma gradientu');
Earx=farx(n+1)
Eoe=foe(n+1)
